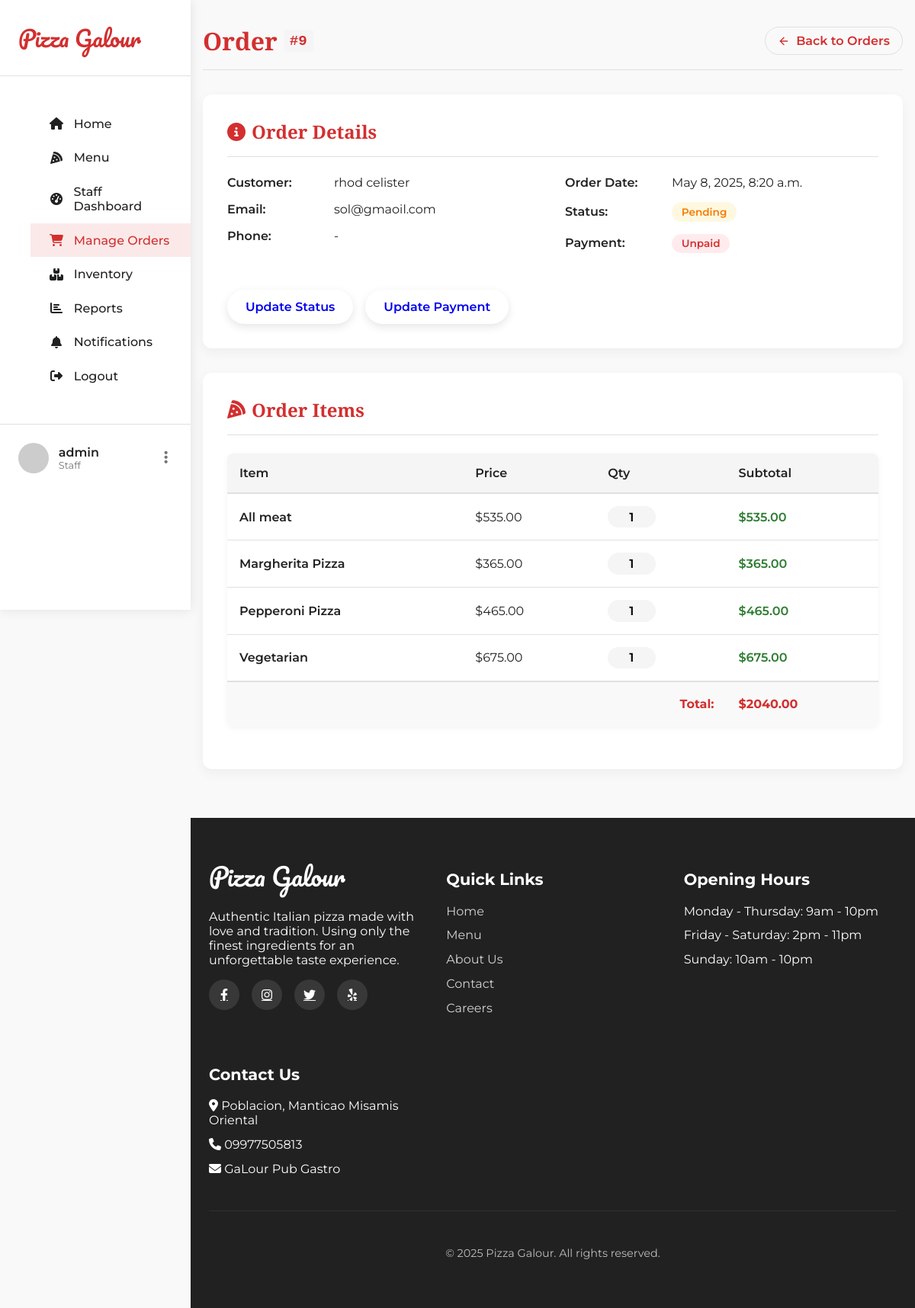
Screenshot of /orders/detail/9/ (signed in) with the database file from the repository.
### orders/models.py (models this page shows, shortened)
class Order(models.Model):
    STATUS_CHOICES = (
        ('pending', 'Pending'),
        ('accepted', 'Accepted'),
        ('rejected', 'Rejected'),
        ('preparing', 'Preparing'),
        ('ready', 'Ready for Pickup/Delivery'),
        ('completed', 'Completed'),
        ('cancelled', 'Cancelled'),
    )
    PAYMENT_STATUS = (
        ('unpaid', 'Unpaid'),
        ('processing', 'Processing'),
        ('paid', 'Paid'),
    )
    customer = models.ForeignKey(
        Customer,
        on_delete=models.CASCADE,
        related_name='orders'
    )
    order_date = models.DateTimeField(auto_now_add=True)
    status = models.CharField(
        max_length=20,
        choices=STATUS_CHOICES,
        default='pending'
    )
    payment_status = models.CharField(
        max_length=20,
        choices=PAYMENT_STATUS,
        default='unpaid'
    )
    total_amount = models.DecimalField(
        max_digits=10,
        decimal_places=2,
        default=0
    )
    notes = models.TextField(blank=True, null=True)
    updated_at = models.DateTimeField(auto_now=True)

class OrderItem(models.Model):
    order = models.ForeignKey(
        Order,
        on_delete=models.CASCADE,
        related_name='items'
    )
    item = models.ForeignKey(
        Inventory,
        on_delete=models.CASCADE
    )
    quantity = models.PositiveIntegerField(default=1)
    price_at_order = models.DecimalField(
        max_digits=8,
        decimal_places=2
    )
    @property
    def subtotal(self):
        return self.price_at_order * self.quantity

### accounts/models.py (models this page shows, shortened)
class Customer(models.Model):
    user = models.OneToOneField(User, on_delete=models.CASCADE, related_name='customer')
    phone = models.CharField(max_length=15, blank=True, null=True)
    address = models.TextField(blank=True, null=True)
    created_at = models.DateTimeField(auto_now_add=True)
    updated_at = models.DateTimeField(auto_now=True)

### inventory/models.py (models this page shows, shortened)
class Inventory(models.Model):
    name = models.CharField(max_length=100)
    description = models.TextField(blank=True, null=True)
    quantity = models.PositiveIntegerField(default=0)
    price = models.DecimalField(max_digits=8, decimal_places=2)
    image = models.ImageField(upload_to='inventory/', blank=True, null=True)
    is_available = models.BooleanField(default=True)
    low_stock_threshold = models.PositiveIntegerField(default=50)
    created_at = models.DateTimeField(auto_now_add=True)
    updated_at = models.DateTimeField(auto_now=True)
    class Meta:
        verbose_name_plural = 'Inventory'

### orders/views.py (the view)
# urls.py: path('detail/<int:pk>/', views.order_detail, name='order_detail'),
@login_required
def order_detail(request, pk):
    order = get_object_or_404(Order, pk=pk)
    if not request.user.is_staff and request.user.customer != order.customer:
        messages.error(request, 'You do not have permission to view this order.')
        return redirect('menu')
    context = {
        'order': order,
        'items': order.items.all(),
        'payments': order.payments.all()
    }
    return render(request, 'orders/order_detail.html', context)

### templates/orders/order_detail.html (shortened to what this page needs)
{% extends 'base.html' %}
{% block content %}
<div class="order-detail-container">
    <div class="order-header">
        <h1>Order <span class="order-id">#{{ order.id }}</span></h1>
        {% if user.is_staff %}
            <a href="{% url 'order_list' %}" class="back-link">
                <svg xmlns="http://www.w3.org/2000/svg" width="16" height="16" viewBox="0 0 24 24" fill="none" stroke="currentColor" stroke-width="2" stroke-linecap="round" stroke-linejoin="round">
                    <path d="M19 12H5"></path>
                    <path d="M12 19l-7-7 7-7"></path>
                </svg>
                Back to Orders
            </a>
        {% endif %}
    </div>
    <div class="order-section">
        <div class="order-section-header">
            <h2><i class="fas fa-info-circle"></i> Order Details</h2>
        </div>
        <div class="order-grid">
            <div>
                <div class="order-detail-item">
                    <div class="order-detail-label">Customer:</div>
                    <div class="order-detail-value">{{ order.customer.user.get_full_name|default:order.customer.user.username }}</div>
                </div>
                <div class="order-detail-item">
                    <div class="order-detail-label">Email:</div>
                    <div class="order-detail-value">{{ order.customer.user.email }}</div>
                </div>
                <div class="order-detail-item">
                    <div class="order-detail-label">Phone:</div>
                    <div class="order-detail-value">{{ order.customer.phone_number|default:"-" }}</div>
                </div>
            </div>
            <div>
                <div class="order-detail-item">
                    <div class="order-detail-label">Order Date:</div>
                    <div class="order-detail-value">{{ order.order_date|date:"F j, Y, g:i a" }}</div>
                </div>
                <div class="order-detail-item">
                    <div class="order-detail-label">Status:</div>
                    <div class="order-detail-value">
                        <span class="status-badge status-{{ order.status }}">{{ order.get_status_display }}</span>
                    </div>
                </div>
                <div class="order-detail-item">
                    <div class="order-detail-label">Payment:</div>
                    <div class="order-detail-value">
                        <span class="status-badge payment-{{ order.payment_status }}">{{ order.get_payment_status_display }}</span>
                    </div>
                </div>
            </div>
        </div>
        <div class="action-buttons">
            {% if user.is_staff %}
                <a href="{% url 'update_order_status' order.id %}" class="btn">Update Status</a>
                <a href="{% url 'update_payment_status' order.id %}" class="btn">Update Payment</a>
            {% endif %}
        </div>
    </div>
    <div class="order-section">
        <div class="order-section-header">
            <h2><i class="fas fa-pizza-slice"></i> Order Items</h2>
        </div>
        <table class="order-table">
            <thead>
                <tr>
                    <th>Item</th>
                    <th>Price</th>
                    <th>Qty</th>
                    <th>Subtotal</th>
                </tr>
            </thead>
            <tbody>
                {% for item in items %}
                    <tr>
                        <td class="item-name">{{ item.item.name }}</td>
                        <td class="item-price">${{ item.price_at_order }}</td>
                        <td><span class="item-quantity">{{ item.quantity }}</span></td>
                        <td class="item-subtotal">${{ item.subtotal }}</td>
                    </tr>
                {% endfor %}
                <tr class="order-total">
                    <td colspan="3" style="text-align: right;">Total:</td>
                    <td>${{ order.total_amount }}</td>
                </tr>
            </tbody>
        </table>
    </div>
</div>
{% endblock %}

### templates/base.html (shortened to what this page needs)
<!DOCTYPE html>
<html lang="en">
<head>
    <link rel="stylesheet" href="https://cdnjs.cloudflare.com/ajax/libs/font-awesome/6.4.0/css/all.min.css">
</head>
<body>
    <div class="page-wrapper">
        <aside class="sidebar">
            <div class="sidebar-header">
                <a href="{% url 'home' %}" class="sidebar-logo">Pizza Galour</a>
            </div>
            <nav class="sidebar-nav">
                <ul>
                    <li class="nav-item">
                        <a href="/" class="nav-link {% if request.path == '/' %}active{% endif %}">
                            <i class="fas fa-home"></i> Home
                        </a>
                    </li>
                    <li class="nav-item">
                        <a href="{% url 'menu' %}" class="nav-link {% if 'menu' in request.path %}active{% endif %}">
                            <i class="fas fa-pizza-slice"></i> Menu
                        </a>
                    </li>
                    {% if user.is_authenticated %}
                        {% if user.is_staff %}
                            <li class="nav-item">
                                <a href="{% url 'dashboard' %}" class="nav-link {% if 'dashboard' in request.path %}active{% endif %}">
                                    <i class="fas fa-tachometer-alt"></i> Staff Dashboard
                                </a>
                            </li>
                            <li class="nav-item">
                                <a href="{% url 'order_list' %}" class="nav-link {% if 'orders' in request.path %}active{% endif %}">
                                    <i class="fas fa-shopping-cart"></i> Manage Orders
                                </a>
                            </li>
                            <li class="nav-item">
                                <a href="{% url 'inventory_list' %}" class="nav-link {% if 'inventory' in request.path %}active{% endif %}">
                                    <i class="fas fa-boxes"></i> Inventory
                                </a>
                            </li>
                            <li class="nav-item">
                                <a href="{% url 'report_list' %}" class="nav-link {% if 'reports' in request.path %}active{% endif %}">
                                    <i class="fas fa-chart-bar"></i> Reports
                                </a>
                            </li>
                            <li class="nav-item">
                                <a href="{% url 'notification_list' %}" class="nav-link {% if 'notifications' in request.path %}active{% endif %}">
                                    <i class="fas fa-bell"></i> Notifications
                                </a>
                            </li>
                        {% endif %}
                        <li class="nav-item">
                            <a href="{% url 'logout' %}" class="nav-link">
                                <i class="fas fa-sign-out-alt"></i> Logout
                            </a>
                        </li>
                    {% endif %}
                </ul>
            </nav>
            {% if request.user.is_authenticated %}
            <div class="user-section">
                <img src="{{ request.user.profile.avatar.url|default:'https://ui-avatars.com/api/?name='|add:request.user.username }}" alt="{{ request.user.username }}" class="user-avatar">
                <div class="user-info">
                    <h4 class="user-name">{{ request.user.get_full_name|default:request.user.username }}</h4>
                    <p class="user-role">{% if request.user.is_staff %}Staff{% else %}Customer{% endif %}</p>
                </div>
                <button class="user-dropdown">
                    <i class="fas fa-ellipsis-v"></i>
                </button>
            </div>
            {% else %}
            <div class="user-section">
                <a href="{% url 'login' %}" class="btn btn-primary" style="width: 100%;">Login</a>
            </div>
            {% endif %}
        </aside>
        <div class="content-wrapper">
            <main>
                {% block content %}{% endblock %}
            </main>
            <footer class="main-footer">
                <div class="container">
                    <div class="footer-content">
                        <div class="footer-section">
                            <span class="footer-logo">Pizza Galour</span>
                            <p>Authentic Italian pizza made with love and tradition. Using only the finest ingredients for an unforgettable taste experience.</p>
                            <div class="footer-social">
                                <a href="#"><i class="fab fa-facebook-f"></i></a>
                                <a href="#"><i class="fab fa-instagram"></i></a>
                                <a href="#"><i class="fab fa-twitter"></i></a>
                                <a href="#"><i class="fab fa-yelp"></i></a>
                            </div>
                        </div>
                        <div class="footer-section">
                            <h3>Quick Links</h3>
                            <ul class="footer-links">
                                <li><a href="{% url 'home' %}">Home</a></li>
                                <li><a href="{% url 'menu' %}">Menu</a></li>
                                <li><a href="#">About Us</a></li>
                                <li><a href="#">Contact</a></li>
                                <li><a href="#">Careers</a></li>
                            </ul>
                        </div>
                        <div class="footer-section">
                            <h3>Opening Hours</h3>
                            <ul class="footer-links">
                                <li>Monday - Thursday: 9am - 10pm</li>
                                <li>Friday - Saturday: 2pm - 11pm</li>
                                <li>Sunday: 10am - 10pm</li>
                            </ul>
                        </div>
                        <div class="footer-section">
                            <h3>Contact Us</h3>
                            <ul class="footer-links">
                                <li><i class="fas fa-map-marker-alt"></i> Poblacion, Manticao Misamis Oriental</li>
                                <li><i class="fas fa-phone"></i> 09977505813</li>
                                <li><i class="fas fa-envelope"></i> GaLour Pub Gastro</li>
                            </ul>
                        </div>
                    </div>
                    <div class="footer-bottom">
                        <p>&copy; {% now "Y" %} Pizza Galour. All rights reserved.</p>
                    </div>
                </div>
            </footer>
        </div>
    </div>
</body>
</html>

### rows the page displays
Order: id "9", customer.user.get_full_name "rhod celister", customer.user.email "sol@gmaoil.com", customer.phone_number "-", order_date "May 8, 2025, 8:20 a.m.", status "Pending", payment_status "Unpaid", total_amount "2040.00"
OrderItem: item.name "All meat", price_at_order "535.00", quantity "1", subtotal "535.00"
OrderItem: item.name "Margherita Pizza", price_at_order "365.00", quantity "1", subtotal "365.00"
OrderItem: item.name "Pepperoni Pizza", price_at_order "465.00", quantity "1", subtotal "465.00"
OrderItem: item.name "Vegetarian", price_at_order "675.00", quantity "1", subtotal "675.00"

### other values shown
{{ request.user.get_full_name|default:request.user.username }} "admin"
